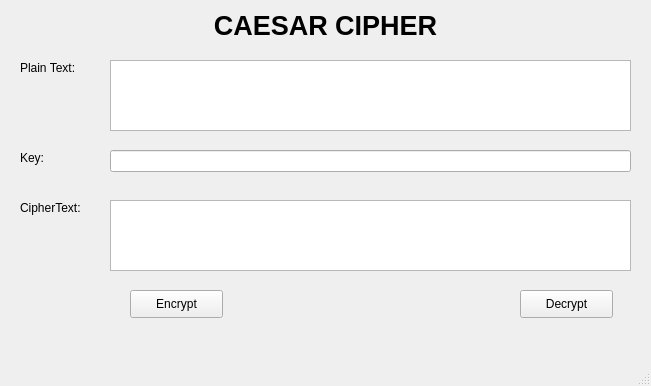
<?xml version="1.0" encoding="UTF-8"?>
<ui version="4.0">
 <class>MainWindow</class>
 <widget class="QMainWindow" name="MainWindow">
  <property name="geometry">
   <rect>
    <x>0</x>
    <y>0</y>
    <width>651</width>
    <height>386</height>
   </rect>
  </property>
  <property name="windowTitle">
   <string>MainWindow</string>
  </property>
  <widget class="QWidget" name="centralwidget">
   <widget class="QPushButton" name="pushButton_2">
    <property name="geometry">
     <rect>
      <x>520</x>
      <y>290</y>
      <width>93</width>
      <height>28</height>
     </rect>
    </property>
    <property name="text">
     <string>Decrypt</string>
    </property>
   </widget>
   <widget class="QLabel" name="label_4">
    <property name="geometry">
     <rect>
      <x>20</x>
      <y>200</y>
      <width>71</width>
      <height>16</height>
     </rect>
    </property>
    <property name="text">
     <string>CipherText:</string>
    </property>
   </widget>
   <widget class="QPushButton" name="pushButton">
    <property name="geometry">
     <rect>
      <x>130</x>
      <y>290</y>
      <width>93</width>
      <height>28</height>
     </rect>
    </property>
    <property name="text">
     <string>Encrypt</string>
    </property>
   </widget>
   <widget class="QLabel" name="label_3">
    <property name="geometry">
     <rect>
      <x>20</x>
      <y>150</y>
      <width>55</width>
      <height>16</height>
     </rect>
    </property>
    <property name="text">
     <string>Key:</string>
    </property>
   </widget>
   <widget class="QLineEdit" name="lineEdit">
    <property name="geometry">
     <rect>
      <x>110</x>
      <y>150</y>
      <width>521</width>
      <height>22</height>
     </rect>
    </property>
   </widget>
   <widget class="QLabel" name="label">
    <property name="geometry">
     <rect>
      <x>10</x>
      <y>10</y>
      <width>631</width>
      <height>31</height>
     </rect>
    </property>
    <property name="font">
     <font>
      <pointsize>20</pointsize>
      <weight>75</weight>
      <bold>true</bold>
     </font>
    </property>
    <property name="text">
     <string>CAESAR CIPHER</string>
    </property>
    <property name="alignment">
     <set>Qt::AlignCenter</set>
    </property>
   </widget>
   <widget class="QTextBrowser" name="textBrowser">
    <property name="geometry">
     <rect>
      <x>110</x>
      <y>60</y>
      <width>521</width>
      <height>71</height>
     </rect>
    </property>
   </widget>
   <widget class="QTextBrowser" name="textBrowser_2">
    <property name="geometry">
     <rect>
      <x>110</x>
      <y>200</y>
      <width>521</width>
      <height>71</height>
     </rect>
    </property>
   </widget>
   <widget class="QLabel" name="label_2">
    <property name="geometry">
     <rect>
      <x>20</x>
      <y>60</y>
      <width>61</width>
      <height>16</height>
     </rect>
    </property>
    <property name="text">
     <string>Plain Text:</string>
    </property>
   </widget>
  </widget>
  <widget class="QMenuBar" name="menubar">
   <property name="geometry">
    <rect>
     <x>0</x>
     <y>0</y>
     <width>651</width>
     <height>26</height>
    </rect>
   </property>
  </widget>
  <widget class="QStatusBar" name="statusbar"/>
 </widget>
 <resources/>
 <connections/>
</ui>
